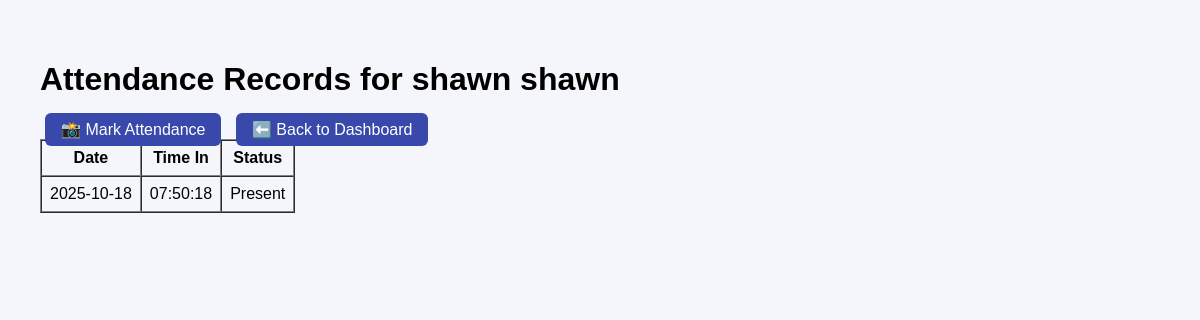
The page /attendance_records (signed in) on the database its author committed.
### websites/models.py (models this page shows, shortened)
class College(db.Model, UserMixin):
    id = db.Column(db.Integer, primary_key=True)
    collegeid = db.Column(db.Integer, nullable=False, unique=True)
    firstname = db.Column(db.String(100), nullable=False)
    middlename = db.Column(db.String(100), nullable=False)
    lastname = db.Column(db.String(100), nullable=False)
    password = db.Column(db.String(100), nullable=False)
    contactnum = db.Column(db.String(20), nullable=False)
    graduate = db.Column(db.String(100), nullable=False)
    address = db.Column(db.String(100), nullable=False)
    email = db.Column(db.String(100), nullable=False)
    courses = db.Column(db.String(100), nullable=False)
    level = db.Column(db.String(100), nullable=False)
    gender = db.Column(db.String(100), nullable=False)
    birthdate = db.Column(db.String(100), nullable=False)
    birthcert = db.Column(db.String(100), nullable=True)
    transcipt = db.Column(db.String(100), nullable=True)
    goodmoral = db.Column(db.String(100), nullable=True)
    face_path = db.Column(db.String(255), nullable=True)
    face_encoding_id = db.Column(db.String(255), nullable=True)

class Attendance(db.Model):
    id = db.Column(db.Integer, primary_key=True)
    college_id = db.Column(db.Integer, db.ForeignKey('college.id'), nullable=False)
    date = db.Column(db.Date, default=datetime.utcnow().date)
    time_in = db.Column(db.Time, default=datetime.utcnow().time)
    status = db.Column(db.String(20), default="Present")
    college = db.relationship('College', backref=db.backref('attendance_records', lazy=True))

### websites/auth.py (the view)
@auth.route('/attendance_records')
def attendance_records():
    if 'college_id' not in session:
        flash("Please log in first.", "warning")
        return redirect(url_for('auth.logincollege'))
    college = College.query.get(session['college_id'])
    records = Attendance.query.filter_by(college_id=college.id).all()
    return render_template('attendance_records.html', college=college, records=records)

### templates/attendance_records.html (shortened to what this page needs)
<!DOCTYPE html>
<html lang="en">
<head>
  <link rel="stylesheet" href="{{ url_for('static', filename='css/dashboard.css') }}">
</head>
<body>
  <div class="records-container">
    <h1>Attendance Records for {{ college.firstname }} {{ college.lastname }}</h1>
    <div class="actions">
      <a href="{{ url_for('auth.attendance') }}" class="btn">📸 Mark Attendance</a>
      <a href="{{ url_for('auth.college_dashboard') }}" class="btn">⬅️ Back to Dashboard</a>
    </div>
    <table border="1" cellpadding="8" cellspacing="0">
      <thead>
        <tr>
          <th>Date</th>
          <th>Time In</th>
          <th>Status</th>
        </tr>
      </thead>
      <tbody>
        {% for record in records %}
        <tr>
          <td>{{ record.date }}</td>
          <td>{{ record.time_in.strftime('%H:%M:%S') }}</td>
          <td>{{ record.status }}</td>
        </tr>
        {% else %}
        <tr><td colspan="3">No attendance records found.</td></tr>
        {% endfor %}
      </tbody>
    </table>
  </div>
</body>
</html>

### static/css/dashboard.css (style rules this page uses)
body { font-family: 'Poppins', sans-serif; margin: 0; background-color: #f4f6fb; }
.records-container { padding: 40px; }
.btn { background-color: #3949ab; color: white; padding: 8px 16px; margin: 5px; border-radius: 6px; text-decoration: none; }

### rows shown on the page
College: firstname "shawn", lastname "shawn"
Attendance: date "2025-10-18", time_in "07:50:18", status "Present"
